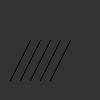
Frame 1 (no input)
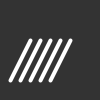
Frame 60 (the mouse pressed at the canvas centre just before this capture)
Frame 120 (the mouse held since frame 60 and released just before this capture): identical to frame 60, image omitted

The Processing sketch that drew these frames (run headless with seeded random() and noise(); from frame 60 on, the mouse is pressed at the canvas centre):

// Processing sketch: lines_pde
// ── lines_pde.pde
void setup()
{
  size(100,100);
}
void draw() 
{ 
 background(51);
 
 line(10,80,30,40);
 line(20,80,40,40);
 line(30,80,50,40);
 line(40,80,60,40);
 line(50,80,70,40);
 
 stroke(255,255,255);
 strokeWeight(4);
 
}
